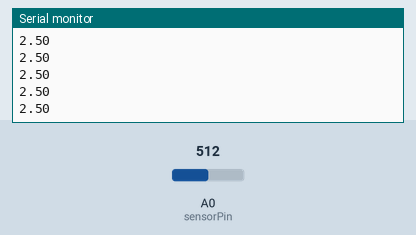
Simulated run of this sketch. Board: Arduino Uno, built with avr-gcc and run on an emulated ATmega328P. On the bench: the last lines printed to the serial monitor. The test bench sets the inputs (shaded band); at power-on: A0 (sensorPin) = 512.

Above: at 1.2 s.
1.3 s: A0 (sensorPin) set to 716
At 2.4 s:
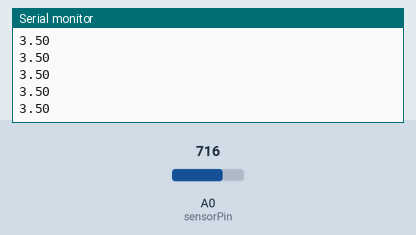
2.8 s: A0 (sensorPin) set to 900
At 3.7 s:
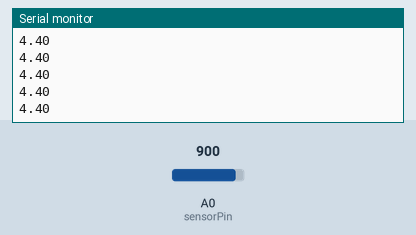
Timing chart, 0 to 5.8 s (numbered marks = the images above; inputs shaded):
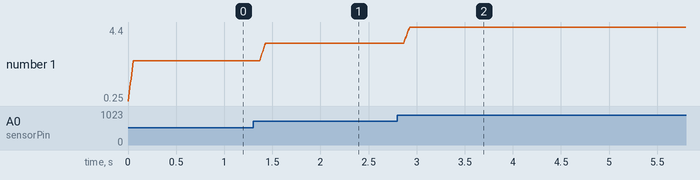

The sketch:

light_sensor_v4.ino
```cpp
const int sensorPin = A0; //analog input is A0 on board
const int numberOfReadings = 10; //size of readings array

float readingsArray[numberOfReadings]; //array of readings from analogue input
int readIndex = 0; //current reading array index
float sum = 0; //sum of readings
float average = 0; //average


void setup() {
  Serial.begin(9600); //opens a serial port to read at 9600 bits/s

  //set sum of average to zero when program starts
  for(int currentReading = 0; currentReading < numberOfReadings; currentReading++){
  readingsArray[numberOfReadings] = 0;
  }
}

void loop() {

  //subtract previous reading
  sum -= readingsArray[readIndex];
  //read from sensor
  int sensorValue = analogRead(sensorPin);

  //calculate value from sensor to voltage
  float voltage = sensorValue*(5.0/1023.0);
  //assign voltage to the readingsArray indicx
  readingsArray[readIndex] = voltage;

  //add reading to sum
  sum+=readingsArray[readIndex];

  //move to the next element in the array
  readIndex+=1;

  //if the end of the array indices has been reached reset it to zero
  if(readIndex >= numberOfReadings){
    readIndex = 0;
  }
//divide the sum by the number of all the indexes in the indices to get an average
average = sum / numberOfReadings;
    //send average to serial
    Serial.println(average);

  }
```

Measured:
- after the input at 1.3 s, the serial monitor: prints a new line after 0.07 s (image 1)
- after the input at 2.8 s, the serial monitor: prints a new line after 0.07 s (image 2)
- plotted number 1: 2.5 → 3.5 after the input at 1.3 s, 3.5 → 4.4 after the input at 2.8 s
